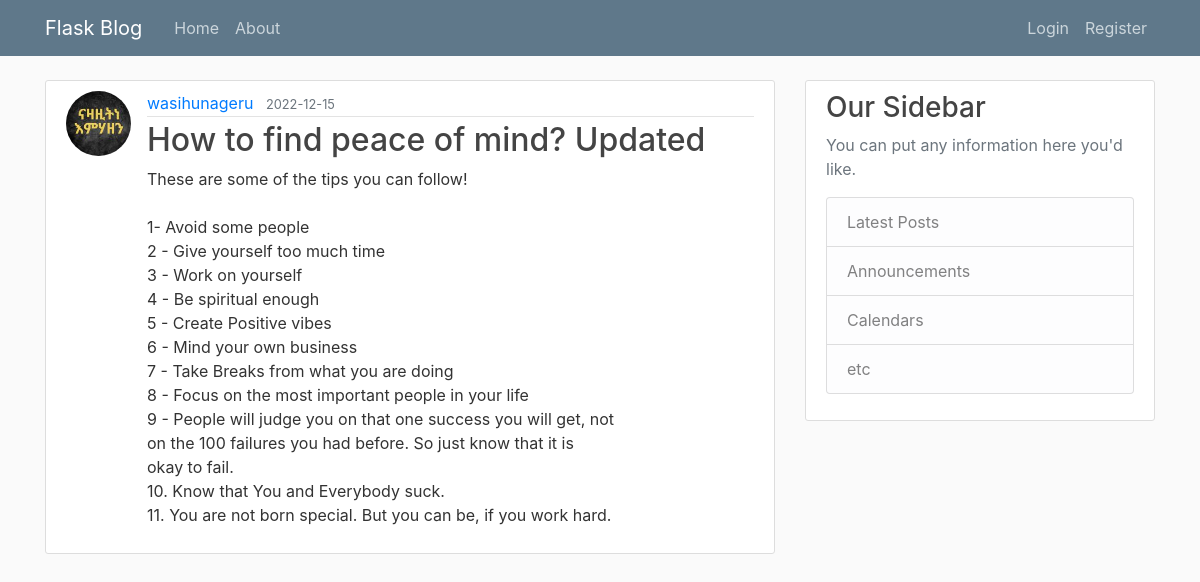
/posts/1, run on the app's committed database.
### flaskblog/models.py (models this page shows, shortened)
class User(db.Model, UserMixin):
    id = db.Column(db.Integer, primary_key=True)
    username = db.Column(db.String(20), unique=True, nullable=False)
    email = db.Column(db.String(120), unique=True, nullable=False)
    password = db.Column(db.String(60), nullable=False)
    image = db.Column(
        db.String(20),
        nullable=False,
        default="default.jpg",
    )
    posts = db.relationship("Post", backref="author", lazy=True)

class Post(db.Model):
    id = db.Column(db.Integer, primary_key=True)
    title = db.Column(db.String(100), nullable=False, unique=True)
    date_posted = db.Column(db.DateTime, nullable=False, default=datetime.utcnow())
    content = db.Column(db.Text, nullable=False)
    user_id = db.Column(db.Integer, db.ForeignKey("user.id"), nullable=False)

### flaskblog/posts/routes.py (the view)
@posts.route("/posts/<int:post_id>")
def post(post_id):
    post = Post.query.get_or_404(post_id)
    return render_template("post.html", title=post.title, post=post)

### flaskblog/templates/post.html (shortened to what this page needs)
{% extends 'layout.html' %}
{% block content %}
<article class="media content-section">
    <img class="rounded-circle article-img"
        src="{{url_for('static', filename='profile_pictures/'+post.author.image)}}" />
        <div class="media-body">
            <div class="article-metadata">
                <a class="mr-2" href="{{ url_for('users.user_posts', username=post.author.username) }}">{{ post.author.username }}</a>
                <small class="text-muted">{{ post.date_posted.strftime('%Y-%m-%d') }}</small>
            </div>
            <h2 class="article-title">{{ post.title }}</h2>
            <p class="article-content">{{ post.content }}</p>
          </div>
        </article>
{% endblock content %}

### flaskblog/static/styles.css (style rules this page uses)
body { background: #fafafa; color: #333333; margin-top: 5rem; }
h1, h2, h3, h4, h5, h6 { color: #444444; }
.content-section { background: #ffffff; padding: 10px 20px; border: 1px solid #dddddd; border-radius: 3px; margin-bottom: 20px; }
.article-title { color: #444444; }
.article-content { white-space: pre-line; }
.article-img { height: 65px; width: 65px; margin-right: 16px; }
.article-metadata { padding-bottom: 1px; margin-bottom: 4px; border-bottom: 1px solid #e3e3e3 }

### data on the page
User: image (picture), author.username "wasihunageru"
Post: date_posted "2022-12-15", title "How to find peace of mind? Updated", content "These are some of the tips you can follow! 1- Avoid some people 2 - Give yourself too much time 3 - Work on yourself 4 - Be spiritual enough 5 - Create Positive vibes 6 - Mind your own business 7 - Take Breaks from what you are doing 8 - Focus on the most important people in your life 9 - People will judge you on that one success you will get, not on the 100 failures you had before. So just know that it is okay to fail. 10. Know that You and Everybody suck. 11. You are not born special. But you can be, if you work hard."
